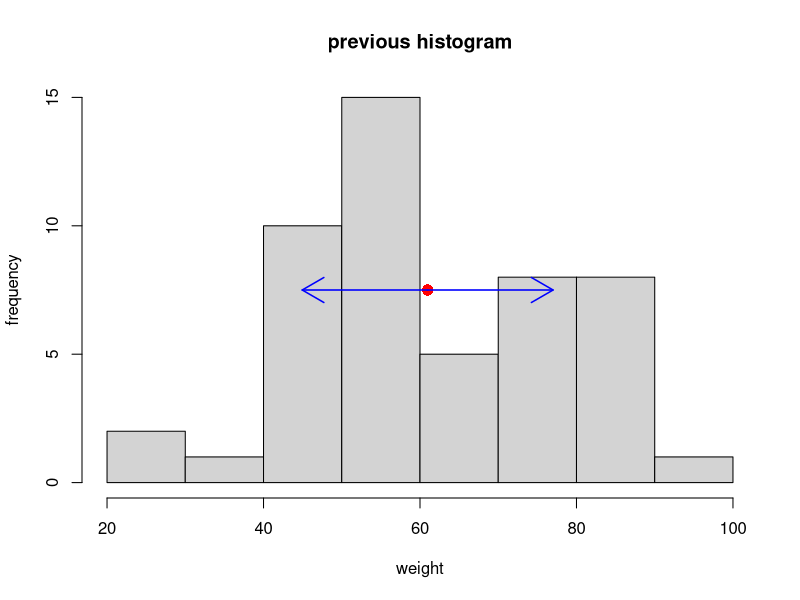
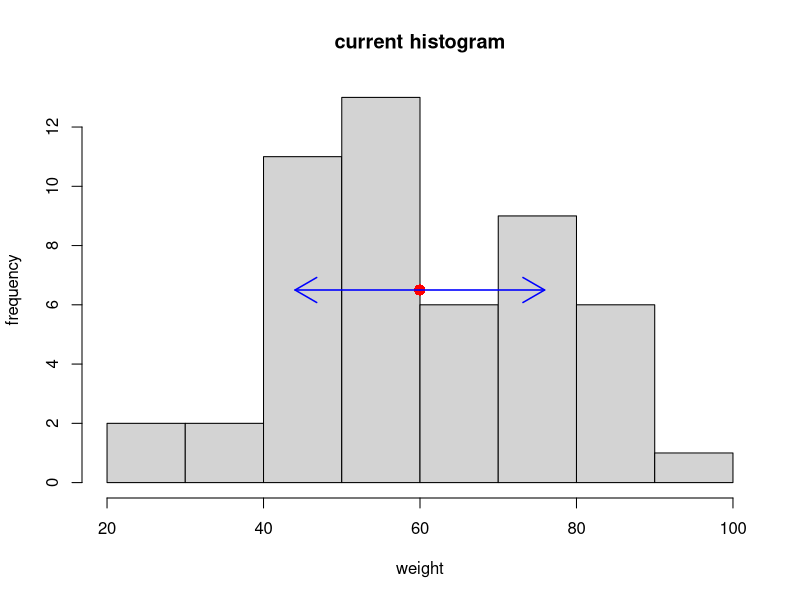

Here is the R script that generated these plots, in order:
# (1)
# H_0: 体重の増減はしない(R_1 = R_2)
# H_1: 体重は増減する(R_1 != R_2)

# (2)
data <- read.table("weight.txt", header = TRUE)  # ファイルからデータを読み込む
previous_status <- c(mean(data$A), sd(data$A))  # 投薬前のデータの平均値と標準偏差を計算
current_status <- c(mean(data$B), sd(data$B))  # 投薬後のデータの平均値と標準偏差を計算

png("previous.png", width = 512, height = 512)  # グラフを画像保存する
previous_hist <- hist(data$A, xlab = "weight", ylab = "frequency", main = "previous histogram")  # 投薬前のデータでヒストグラムを描画
par(new = TRUE)  # グラフの重ね合わせを許可
previous_label_height <- max(previous_hist$counts) / 2  # 矢印等を画面中央に表示するために最大出現頻度/2を計算
points(previous_status[1], previous_label_height, pch = 16, col = "red", cex = 1.5)  # 平均値を点で描画
# 標準偏差を矢印で描画
arrows(previous_status[1], previous_label_height, previous_status[1] - previous_status[2], previous_label_height, col = "blue", lwd = 1.5)
arrows(previous_status[1], previous_label_height, previous_status[1] + previous_status[2], previous_label_height, col = "blue", lwd = 1.5)
dev.off()  # 描画を終了

png("current.png", width = 512, height = 512)  # グラフを画像保存する
current_hist <- hist(data$B, xlab = "weight", ylab = "frequency", main = "current histogram")  # 投薬前のデータでヒストグラムを描画
par(new = TRUE)  # グラフの重ね合わせを許可
current_label_height <- max(current_hist$counts) / 2  # 矢印等を画面中央に表示するために最大出現頻度/2を計算
points(current_status[1], current_label_height, pch = 16, col = "red", cex = 1.5)  # 平均値を点で描画
# 標準偏差を矢印で描画
arrows(current_status[1], current_label_height, current_status[1] - current_status[2], current_label_height, col = "blue", lwd = 1.5)
arrows(current_status[1], current_label_height, current_status[1] + current_status[2], current_label_height, col = "blue", lwd = 1.5)
dev.off()  # 描画を終了

# (3)
t_result <- t.test(data$A, data$B, paired = TRUE, var.equal = TRUE)  # 関連2群でt検定

# (4)
print(t_result)

#         Paired t-test

# data:  data$A and data$B
# t = 7.891, df = 49, p-value = 2.805e-10
# alternative hypothesis: true mean difference is not equal to 0
# 95 percent confidence interval:
#  0.7439932 1.2524068
# sample estimates:
# mean difference
#          0.9982

# (5)
no_relation_t_result <- t.test(data$A, data$B)  # 独立2群でt検定
print(no_relation_t_result)

#        Welch Two Sample t-test

# data:  data$A and data$B
# t = 0.31214, df = 97.997, p-value = 0.7556
# alternative hypothesis: true difference in means is not equal to 0
# 95 percent confidence interval:
#  -5.347886  7.344286
# sample estimates:
# mean of x mean of y
#   60.9742   59.9760

# (6)
# 正規性を検証
a_ks_test_result <- ks.test(data$A, "pnorm", mean = mean(data$A), sd = sd(data$A))
b_ks_test_result <- ks.test(data$B, "pnorm", mean = mean(data$A), sd = sd(data$A))
print(a_ks_test_result)
print(b_ks_test_result)

#         Exact one-sample Kolmogorov-Smirnov test

# data:  data$A
# D = 0.10999, p-value = 0.544
# alternative hypothesis: two-sided

#         Exact one-sample Kolmogorov-Smirnov test

# data:  data$B
# D = 0.13286, p-value = 0.3124
# alternative hypothesis: two-sided

# 等分散性を検証
var_test_result <- var.test(data$A, data$B)
print(var_test_result)

#       F test to compare two variances

# data:  data$A and data$B
# F = 1.0104, num df = 49, denom df = 49, p-value = 0.9713
# alternative hypothesis: true ratio of variances is not equal to 1
# 95 percent confidence interval:
#  0.5733619 1.7804654
# sample estimates:
# ratio of variances
#           1.010372
